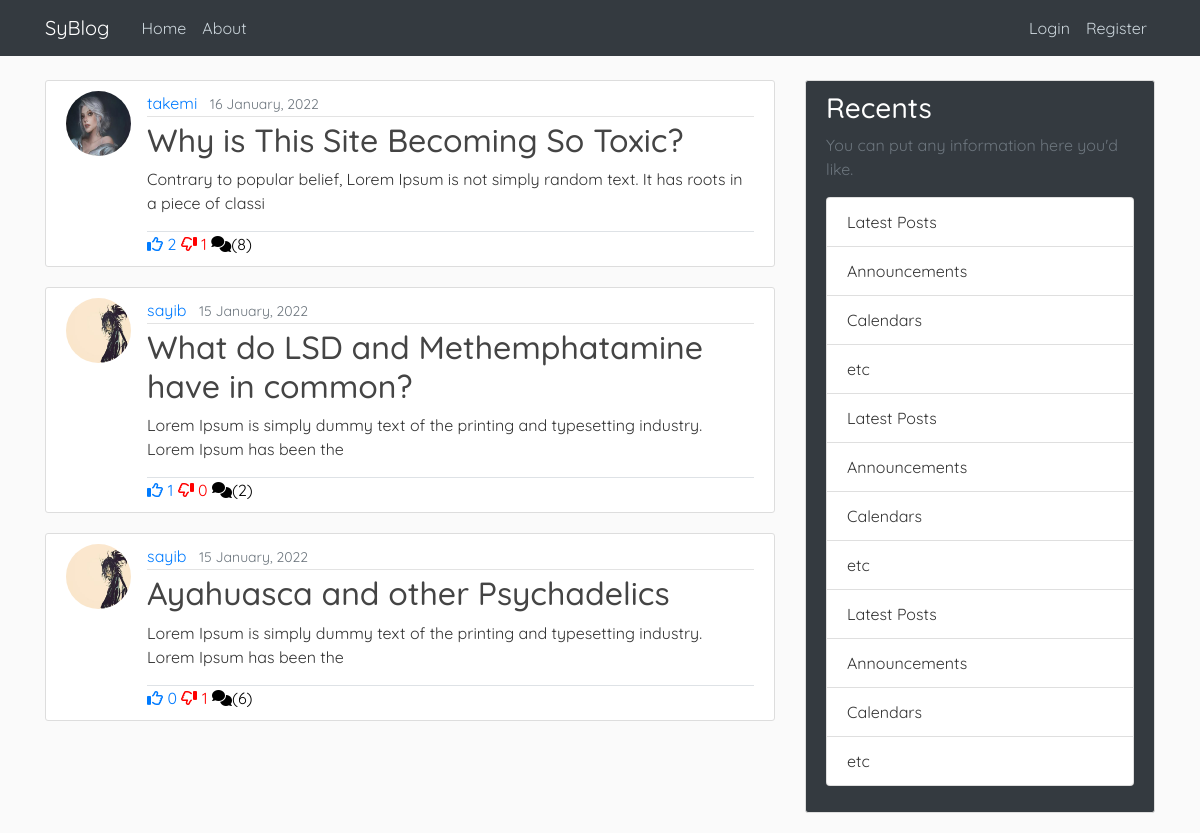
The page / on the database its author committed.
### blog/models.py (models this page shows, shortened)
class Post(models.Model):
    title = models.CharField(max_length=100)
    content = models.TextField()
    date_posted = models.DateTimeField(default=timezone.now)
    author = models.ForeignKey(User, on_delete=models.CASCADE)
    likes = models.ManyToManyField(User, related_name="blog_likes")
    dislikes = models.ManyToManyField(User, related_name="blog_dislikes")
    def snippet(self):
        return self.content[:100]
    def likes_count(self):
        return self.likes.count()
    def dislikes_count(self):
        return self.dislikes.count()

### users/models.py (models this page shows, shortened)
class Profile(models.Model):
    user = models.OneToOneField(User, on_delete=models.CASCADE)
    image = models.ImageField(default = "default.jpg", upload_to='profile_pics')

### blog/views.py (the view)
# urls.py: path('', PostListView.as_view(), name="blog-home"),
class PostListView(ListView):
    model = Post
    template_name = "blog/home.html"
    context_object_name = 'posts'
    ordering = ['-date_posted']

### blog/templates/blog/home.html
{% extends 'blog/base.html' %}
{% block content %}
    {% for post in posts %}
        <article class="media content-section">
            <img class="rounded-circle article-img" src="{{post.author.profile.image.url}}" >
            <div class="media-body">
                <div class="article-metadata">
                    <a class="mr-2" href="#">{{ post.author }}</a>
                    <small class="text-muted">{{ post.date_posted|date:"d F, Y" }}</small>
                </div>
                <h2><a class="article-title" href="{% url 'post-detail' post.id%}">{{ post.title }}</a></h2>
                <p class="article-content">{{ post.snippet }}</p>
                <div class="border-top">
                    <a class="like-btn"  style="text-decoration:none" disabled><i class="fa-regular fa-thumbs-up"></i> {{post.likes_count}}</a>
                    <a class="like-btn"  style="text-decoration:none; color:red" disabled><i class="fa-regular fa-thumbs-down fa-flip-horizontal"></i> {{post.dislikes_count}}</a>
                    <a style="text-decoration:none; color:black" disabled><i class="fas fa-comments"></i>({{post.comments.all.count}})</a>
                </div>
            </div>
        </article>
    {% endfor %}
{% endblock content %}

### blog/static/blog/main.css (style rules this page uses)
body { background: #fafafa; color: #333333; margin-top: 5rem; font-family: 'Quicksand'; }
a { text-decoration: none; }
h1, h2, h3, h4, h5, h6 { color:black; }
.content-section { background: #ffffff; padding: 10px 20px; border: 1px solid #dddddd; border-radius: 3px; margin-bottom: 20px; }
.article-title { color: #444444; }
.article-content { white-space: pre-line; }
.article-img { height: 65px; width: 65px; margin-right: 16px; }
.article-metadata { padding-bottom: 1px; margin-bottom: 4px; border-bottom: 1px solid #e3e3e3 }

### rows shown on the page
Post: author.profile.image (placeholder picture), author "takemi", date_posted "16 January, 2022", title "Why is This Site Becoming So Toxic?", snippet "Contrary to popular belief, Lorem Ipsum is not simply random text. It has roots in a piece of classi", likes_count "2", dislikes_count "1", comments.all.count "8"
Post: author.profile.image (picture), author "sayib", date_posted "15 January, 2022", title "What do LSD and Methemphatamine have in common?", snippet "Lorem Ipsum is simply dummy text of the printing and typesetting industry. Lorem Ipsum has been the", likes_count "1", dislikes_count "0", comments.all.count "2"
Post: author.profile.image (picture), author "sayib", date_posted "15 January, 2022", title "Ayahuasca and other Psychadelics", snippet "Lorem Ipsum is simply dummy text of the printing and typesetting industry. Lorem Ipsum has been the", likes_count "0", dislikes_count "1", comments.all.count "6"
